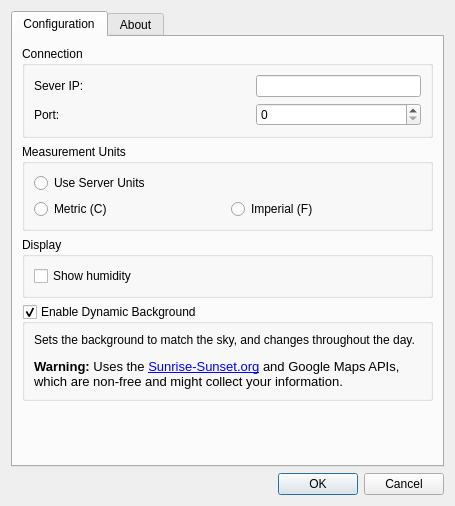
<?xml version="1.0" encoding="UTF-8"?>
<ui version="4.0">
 <class>DlgConfiguration</class>
 <widget class="QDialog" name="DlgConfiguration">
  <property name="geometry">
   <rect>
    <x>0</x>
    <y>0</y>
    <width>455</width>
    <height>506</height>
   </rect>
  </property>
  <property name="windowTitle">
   <string>Configuration</string>
  </property>
  <layout class="QVBoxLayout" name="verticalLayout">
   <item>
    <widget class="QTabWidget" name="tabWidget">
     <property name="currentIndex">
      <number>0</number>
     </property>
     <widget class="QWidget" name="tabConfig">
      <attribute name="title">
       <string>Configuration</string>
      </attribute>
      <layout class="QVBoxLayout" name="verticalLayout_3">
       <item>
        <widget class="QGroupBox" name="grpConnection">
         <property name="title">
          <string>Connection</string>
         </property>
         <layout class="QGridLayout" name="gridLayout">
          <item row="0" column="0">
           <widget class="QLabel" name="label">
            <property name="text">
             <string>Sever IP:</string>
            </property>
           </widget>
          </item>
          <item row="0" column="1">
           <spacer name="horizontalSpacer">
            <property name="orientation">
             <enum>Qt::Horizontal</enum>
            </property>
            <property name="sizeHint" stdset="0">
             <size>
              <width>82</width>
              <height>20</height>
             </size>
            </property>
           </spacer>
          </item>
          <item row="0" column="2">
           <widget class="QLineEdit" name="lnServerHostname"/>
          </item>
          <item row="1" column="0">
           <widget class="QLabel" name="label_2">
            <property name="text">
             <string>Port:</string>
            </property>
           </widget>
          </item>
          <item row="1" column="1">
           <spacer name="horizontalSpacer_2">
            <property name="orientation">
             <enum>Qt::Horizontal</enum>
            </property>
            <property name="sizeHint" stdset="0">
             <size>
              <width>82</width>
              <height>20</height>
             </size>
            </property>
           </spacer>
          </item>
          <item row="1" column="2">
           <widget class="QSpinBox" name="spnPort">
            <property name="maximum">
             <number>99999</number>
            </property>
           </widget>
          </item>
         </layout>
        </widget>
       </item>
       <item>
        <widget class="QGroupBox" name="grpUnits">
         <property name="title">
          <string>Measurement Units</string>
         </property>
         <layout class="QGridLayout" name="gridLayout_2">
          <item row="0" column="0" colspan="2">
           <widget class="QRadioButton" name="radUnitsUseServer">
            <property name="text">
             <string>Use Server Units</string>
            </property>
           </widget>
          </item>
          <item row="1" column="0">
           <widget class="QRadioButton" name="radUnitsMetric">
            <property name="text">
             <string>Metric (C)</string>
            </property>
           </widget>
          </item>
          <item row="1" column="1">
           <widget class="QRadioButton" name="radUnitsImperial">
            <property name="text">
             <string>Imperial (F)</string>
            </property>
           </widget>
          </item>
         </layout>
        </widget>
       </item>
       <item>
        <widget class="QGroupBox" name="grpDisplay">
         <property name="title">
          <string>Display</string>
         </property>
         <layout class="QVBoxLayout" name="verticalLayout_2">
          <item>
           <widget class="QCheckBox" name="chkShowHumidity">
            <property name="text">
             <string>Show humidity</string>
            </property>
           </widget>
          </item>
         </layout>
        </widget>
       </item>
       <item>
        <widget class="QGroupBox" name="grpEnableDynamicBackground">
         <property name="title">
          <string>Enable Dynamic Background</string>
         </property>
         <property name="checkable">
          <bool>true</bool>
         </property>
         <layout class="QVBoxLayout" name="verticalLayout_4">
          <item>
           <widget class="QLabel" name="label_3">
            <property name="text">
             <string>&lt;html&gt;&lt;head/&gt;&lt;body&gt;&lt;p&gt;Sets the background to match the sky, and changes throughout the day.&lt;/p&gt;&lt;p&gt;&lt;span style=&quot; font-size:10pt; font-weight:600;&quot;&gt;Warning: &lt;/span&gt;&lt;span style=&quot; font-size:10pt;&quot;&gt;Uses the &lt;/span&gt;&lt;a href=&quot;http://sunrise-sunset.org/&quot;&gt;&lt;span style=&quot; font-size:10pt; text-decoration: underline; color:#0000ff;&quot;&gt;Sunrise-Sunset.org&lt;/span&gt;&lt;/a&gt;&lt;span style=&quot; font-size:10pt;&quot;&gt; and Google Maps APIs, which are non-free and might collect your information.&lt;/span&gt;&lt;/p&gt;&lt;/body&gt;&lt;/html&gt;</string>
            </property>
            <property name="wordWrap">
             <bool>true</bool>
            </property>
           </widget>
          </item>
         </layout>
        </widget>
       </item>
       <item>
        <spacer name="verticalSpacer">
         <property name="orientation">
          <enum>Qt::Vertical</enum>
         </property>
         <property name="sizeHint" stdset="0">
          <size>
           <width>20</width>
           <height>40</height>
          </size>
         </property>
        </spacer>
       </item>
      </layout>
     </widget>
     <widget class="QWidget" name="tabAbout">
      <attribute name="title">
       <string>About</string>
      </attribute>
      <layout class="QGridLayout" name="gridLayout_3">
       <item row="0" column="0" colspan="3">
        <widget class="QLabel" name="lblAbout">
         <property name="text">
          <string>&lt;html&gt;&lt;head/&gt;&lt;body&gt;&lt;p&gt;
&lt;span style=&quot; font-weight:600;&quot;&gt;rpiweatherd-qt&lt;/span&gt;
- A small Qt-based client for rpiweatherd.&lt;/p&gt;

&lt;p&gt;Version: %1&lt;/p&gt;

&lt;p&gt;Copyright (C) 2016 Ronen Lapushner.&lt;/p&gt;
&lt;hr/&gt;
&lt;p&gt;
Uses Google Maps APIs. Copyright (C) Google Inc. &lt;br/&gt;
Uses &lt;a href=&quot;http://sunrise-sunset.org/&quot;&gt;sunrise-sunset.org&lt;/a&gt; APIs. Copyright (C) Sunrise-Sunset.
&lt;/p&gt;
&lt;hr/&gt;
&lt;p&gt;Redistributed under the GNU GPL v3 license.&lt;/p&gt;&lt;/body&gt;&lt;/html&gt;</string>
         </property>
        </widget>
       </item>
       <item row="1" column="1">
        <spacer name="verticalSpacer_2">
         <property name="orientation">
          <enum>Qt::Vertical</enum>
         </property>
         <property name="sizeHint" stdset="0">
          <size>
           <width>20</width>
           <height>169</height>
          </size>
         </property>
        </spacer>
       </item>
       <item row="2" column="0">
        <spacer name="horizontalSpacer_4">
         <property name="orientation">
          <enum>Qt::Horizontal</enum>
         </property>
         <property name="sizeHint" stdset="0">
          <size>
           <width>152</width>
           <height>20</height>
          </size>
         </property>
        </spacer>
       </item>
       <item row="2" column="1">
        <widget class="QPushButton" name="pbtnAbputQt">
         <property name="text">
          <string>About Qt...</string>
         </property>
        </widget>
       </item>
       <item row="2" column="2">
        <spacer name="horizontalSpacer_5">
         <property name="orientation">
          <enum>Qt::Horizontal</enum>
         </property>
         <property name="sizeHint" stdset="0">
          <size>
           <width>152</width>
           <height>20</height>
          </size>
         </property>
        </spacer>
       </item>
      </layout>
     </widget>
    </widget>
   </item>
   <item>
    <widget class="QDialogButtonBox" name="buttonBox">
     <property name="orientation">
      <enum>Qt::Horizontal</enum>
     </property>
     <property name="standardButtons">
      <set>QDialogButtonBox::Cancel|QDialogButtonBox::Ok</set>
     </property>
    </widget>
   </item>
  </layout>
 </widget>
 <resources/>
 <connections>
  <connection>
   <sender>buttonBox</sender>
   <signal>accepted()</signal>
   <receiver>DlgConfiguration</receiver>
   <slot>accept()</slot>
   <hints>
    <hint type="sourcelabel">
     <x>248</x>
     <y>254</y>
    </hint>
    <hint type="destinationlabel">
     <x>157</x>
     <y>274</y>
    </hint>
   </hints>
  </connection>
  <connection>
   <sender>buttonBox</sender>
   <signal>rejected()</signal>
   <receiver>DlgConfiguration</receiver>
   <slot>reject()</slot>
   <hints>
    <hint type="sourcelabel">
     <x>316</x>
     <y>260</y>
    </hint>
    <hint type="destinationlabel">
     <x>286</x>
     <y>274</y>
    </hint>
   </hints>
  </connection>
 </connections>
</ui>
